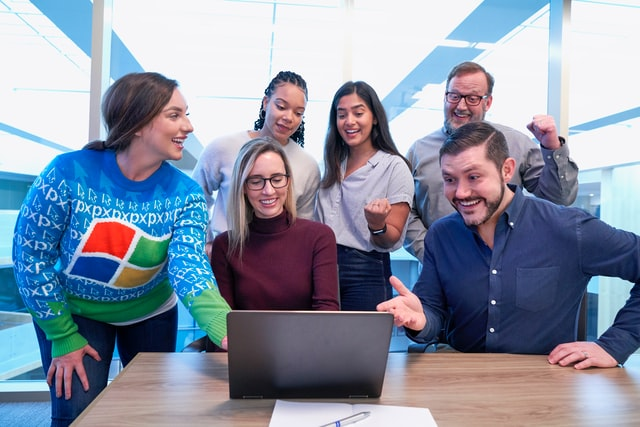
#> input picture section19/ms.jpg, 640 x 427 px
$ python rectangle.py
#> lines starting #> are read from the running program, lines starting #| are printed output that depends on the picture; after the words box and inside, x2 and y2 are one past the last pixel; in counts of white or black regions, pixels touching at a corner belong together
import matplotlib.pyplot as plt
import numpy as np
import cv2

img = cv2.imread("ms.jpg")
#> img is the input picture: shape (427, 640, 3); mean B, G, R 163.3, 146.1, 137.7

cv2.rectangle(img, (400,200), (500,500), (0,0,255), 10)
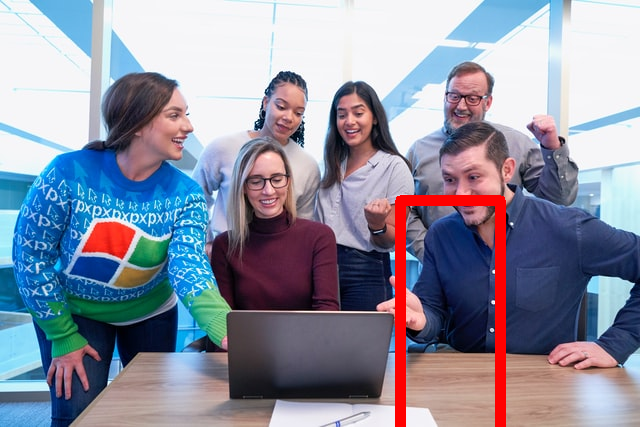
#> img: shape (427, 640, 3); 2.22% of pixels changed, all inside (x1, y1, x2, y2) = (395, 195, 506, 427)

i = cv2.cvtColor(img, cv2.COLOR_BGR2RGB)
plt.imshow(i)
plt.show()
